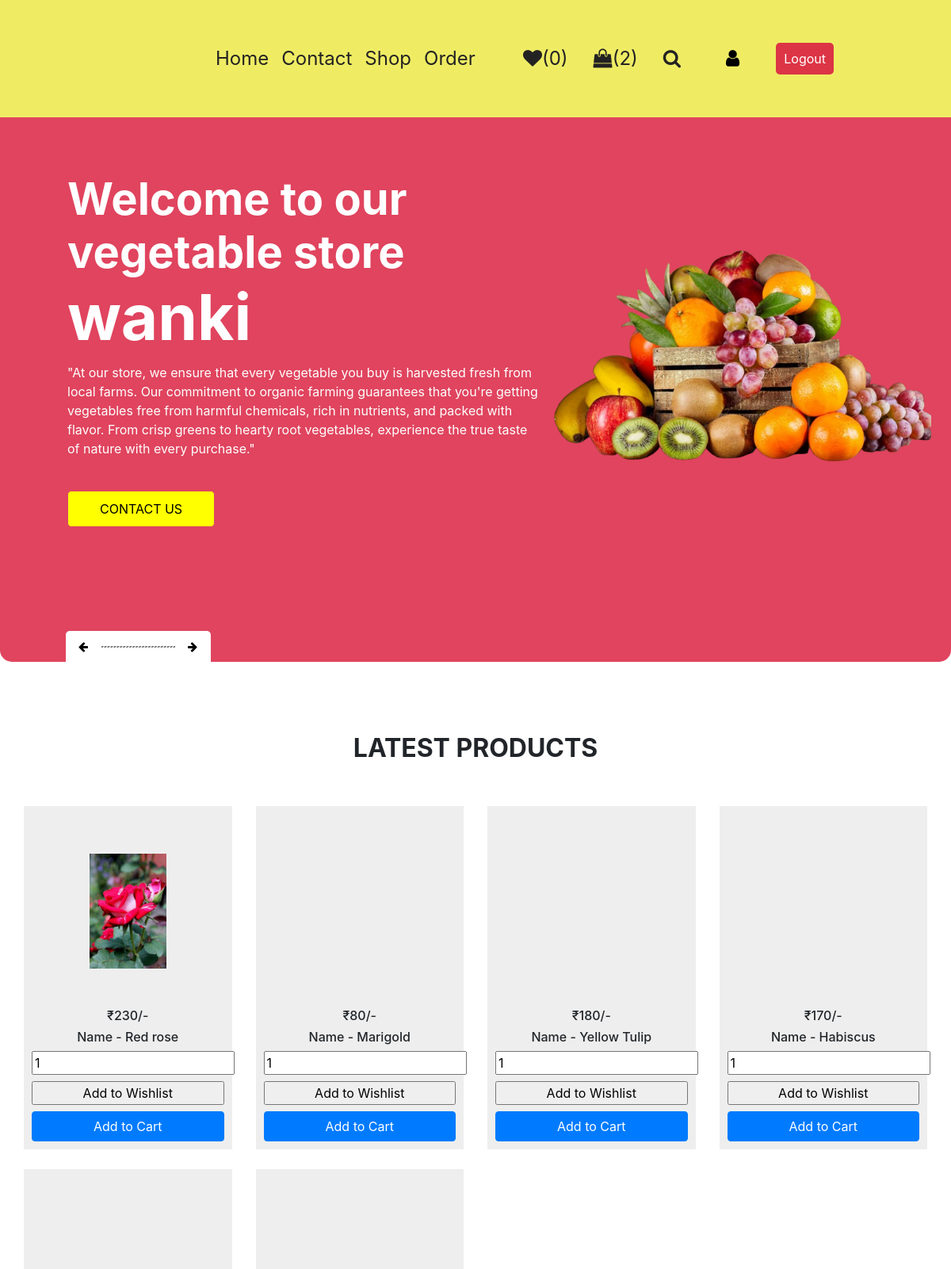
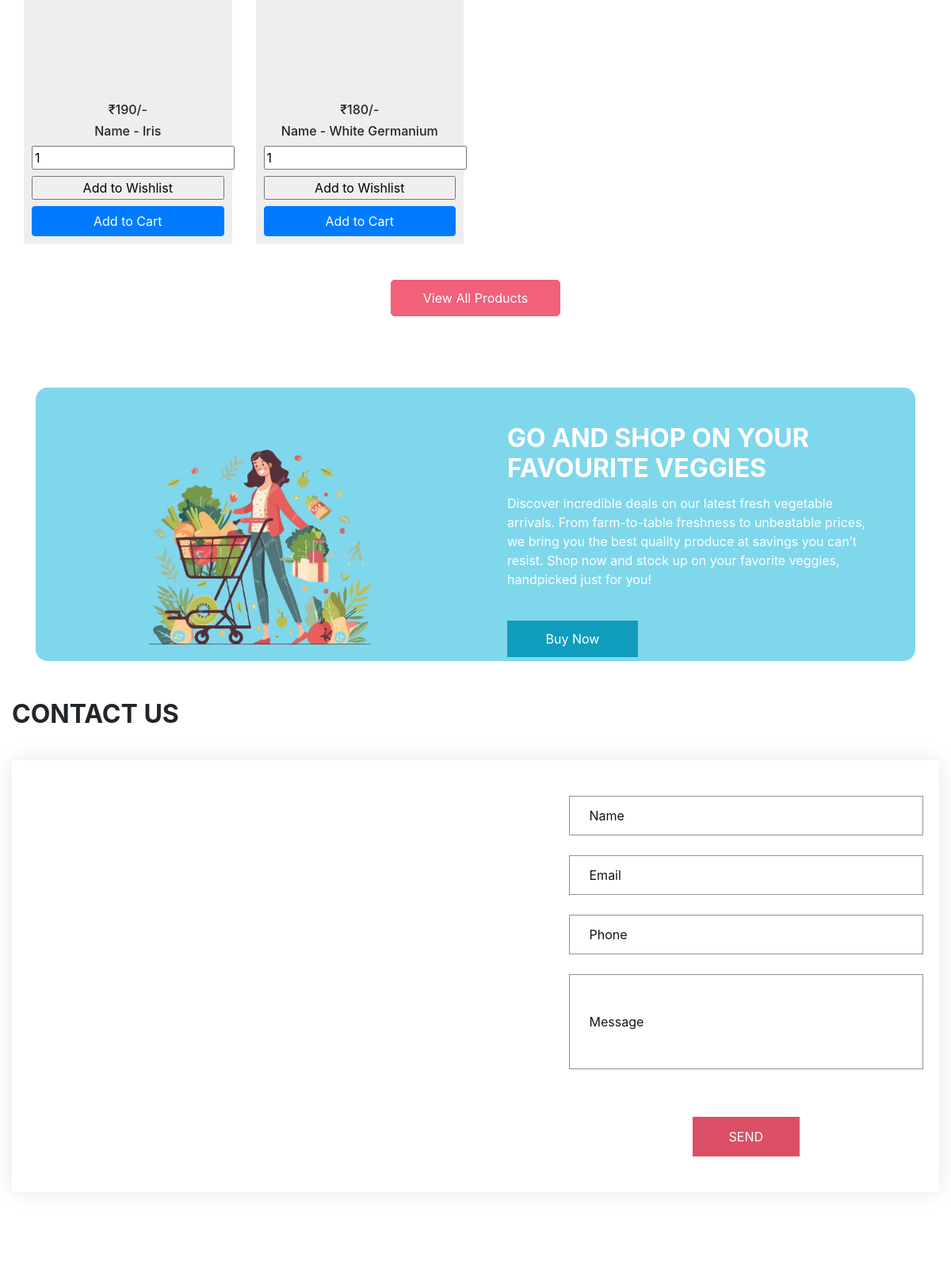
The app's page /home.php (signed in, upper part) with its own data (2 pictures, top to bottom).
### tables this page shows
CREATE TABLE `products` (
  `id` int(100) NOT NULL,
  `name` varchar(100) NOT NULL,
  `details` varchar(500) NOT NULL,
  `price` int(100) NOT NULL,
  `image` varchar(100) NOT NULL,
  `qty` int(100) NOT NULL
);

### home.php (the view, shortened to what this page needs)
<?php
@include 'config.php';
?>
<!DOCTYPE html>
<html>
  <head>
    <link
      rel="stylesheet"`
      type="text/css"
      href="https://cdnjs.cloudflare.com/ajax/libs/OwlCarousel2/2.3.4/assets/owl.carousel.min.css"
    />
    <link rel="stylesheet" type="text/css" href="css_page/bootstrap.css" />
    <link href="css_page/style1.css" rel="stylesheet" />
    <link href="css_page/responsive.css" rel="stylesheet" />
  </head>
  <body>
    <?php include "heading.php"?>
      <section class="slider_section">
        <div class="slider_container">
          <div
            id="carouselExampleIndicators"
            class="carousel slide"
            data-ride="carousel"
          >
            <div class="carousel-inner">
              <div class="carousel-item active">
                <div class="container-fluid">
                  <div class="row">
                    <div class="col-md-7">
                      <div class="detail-box">
                        <h1>
                          Welcome to our vegetable store
                          <div style="font-size : 5rem;"><?php echo $_SESSION['user_name'];?>
                          </div>
                        </h1>
                        <p>"At our store, we ensure that every vegetable you buy is harvested fresh from local farms. Our commitment to organic farming guarantees that you're getting vegetables free from harmful chemicals, rich in nutrients, and packed with flavor. From crisp greens to hearty root vegetables, experience the true taste of nature with every purchase."</p>
                        <a href="contact.php"> Contact Us </a>
                      </div>
                    </div>
                    <div class="col-md-5">
                      <div class="img-box">
                        <img src="images/f3.png" alt="" />
                      </div>
                    </div>
                  </div>
                </div>
              </div>
            </div>
            <div class="carousel_btn-box">
              <a
                class="carousel-control-prev"
                href="#carouselExampleIndicators"
                role="button"
                data-slide="prev"
              >
                <i class="fa fa-arrow-left" aria-hidden="true"></i>
              </a>
              <img src="images1/line.png" alt="" />
              <a
                class="carousel-control-next"
                href="#carouselExampleIndicators"
                role="button"
                data-slide="next"
              >
                <i class="fa fa-arrow-right" aria-hidden="true"></i>
              </a>
            </div>
          </div>
        </div>
      </section>
    <section class="shop_section layout_padding">
      <div class="container">
        <div class="heading_container heading_center">
          <h2>Latest Products</h2>
        </div>
        <div class="row">
        <?php
         $select_products = mysqli_query($conn, "SELECT * FROM `products` LIMIT 6") or die('query failed');
         if(mysqli_num_rows($select_products) > 0){
            while($fetch_products = mysqli_fetch_assoc($select_products)){
      ?>
      <div class="col-sm-6 col-md-4 col-lg-3">
            <div class="box">
      <form action="" method="POST">
      <a href="view_page.php?pid=<?php echo $fetch_products['id']; ?>">
      <div class="img-box">
         <img src="uploaded_img/<?php echo $fetch_products['image']; ?>" alt="">
         </div>
         </a>
         <div class="detail-boxs">
          <h6>₹<?php echo $fetch_products['price']; ?>/-</h6>
          <h6>Name - <?php echo $fetch_products['name']; ?></h6>
        </div>
        <div class="button-box">
          <input type="number" name="product_quantity" value="1" min="0" class="qty mb-2">
          <input type="submit" value="Add to Wishlist" name="add_to_wishlist" class="option-btn btn-block mb-2">
          <input type="submit" value="Add to Cart" name="add_to_cart" class="btn btn-block btn-primary">
        </div>
      </form>
      </div>
     </div>
      <?php
         }
      }else{
         echo '<p class="empty">no products added yet!</p>';
      }
      ?>
   </div>
        <div class="btn-box">
          <a href="shop.php"> View All Products </a>
        </div>
      </div>
    </section>
    <section class="saving_section">
      <div class="box mb-5">
        <div class="container-fluid">
          <div class="row">
            <div class="col-lg-6">
              <div class="img-box">
                <img src="images1/veg_back.png" alt="" />
              </div>
            </div>
            <div class="col-lg-6">
              <div class="detail-box">
                <div class="heading_container">
                  <h2>
                   Go and Shop on your <br />
                    favourite veggies
                  </h2>
                </div>
                <p>
  Discover incredible deals on our latest fresh vegetable arrivals. From farm-to-table freshness to unbeatable prices, we bring you the best quality produce at savings you can’t resist. Shop now and stock up on your favorite veggies, handpicked just for you!
</p>
                <div class="btn-box">
                  <a href="shop.php" class="btn1"> Buy Now </a>
                </div>
              </div>
            </div>
          </div>
        </div>
      </div>
    </section>
    <section class="contact_section">
      <div class="container px-0">
        <div class="heading_container">
          <h2 class="">Contact Us</h2>
        </div>
      </div>
      <div class="container container-bg">
        <div class="row">
          <div class="col-lg-7 col-md-6 px-0">
            <div class="map_container">
              <div class="map-responsive">
                <iframe
                  src="https://www.google.com/maps/embed/v1/place?key=AIzaSyA0s1a7phLN0iaD6-UE7m4qP-z21pH0eSc&q=Eiffel+Tower+Paris+France"
                  width="600"
                  height="300"
                  frameborder="0"
                  style="border: 0; width: 100%; height: 100%"
                  allowfullscreen
                ></iframe>
              </div>
            </div>
          </div>
          <div class="col-md-6 col-lg-5 px-0">
            <form action="#">
              <div>
                <input type="text" placeholder="Name" />
              </div>
              <div>
                <input type="email" placeholder="Email" />
              </div>
              <div>
                <input type="text" placeholder="Phone" />
              </div>
              <div>
                <input type="text" class="message-box" placeholder="Message" />
              </div>
              <div class="d-flex">
                <button>SEND</button>
              </div>
            </form>
          </div>
        </div>
      </div>
    </section>
<?php @include 'footing.php'; ?>
  </body>
</html>

### css_page/responsive.css (style rules this page uses)
@media (min-width: 1200px) { .container { max-width: 1170px; } }

### css_page/heading2.css (style rules this page uses)
.slider_section { margin: 0; padding: 0; width: 100%; }
.btn, .btn:focus { outline: none !important; -webkit-box-shadow: none; box-shadow: none; }

### records on screen
products: image (picture), price "230", name "Red rose"
products: price "80", name "Marigold"
products: price "180", name "Yellow Tulip"
products: price "170", name "Habiscus"
products: price "190", name "Iris"
products: price "180", name "White Germanium"

### other values on screen
$wishlist_num_rows "0"
$cart_num_rows "2"
$_SESSION['user_name'] "wanki"
